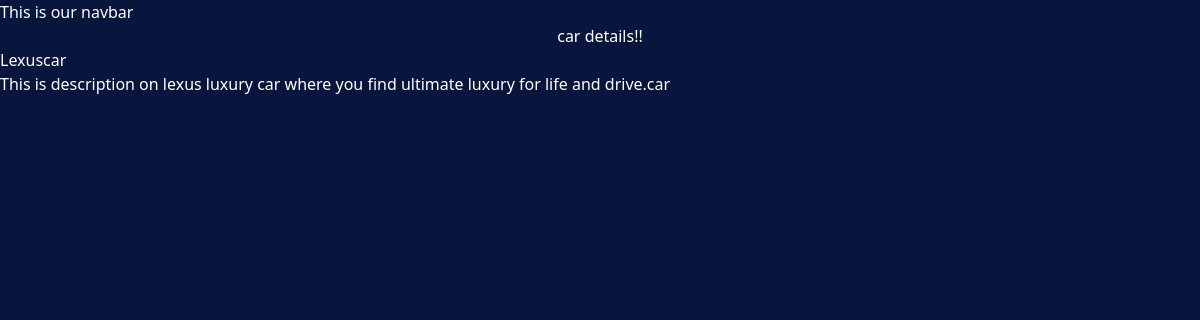
/minor1/2, run on the app's committed database.
### minor1/models.py (models this page shows, shortened)
class CarVariety(models.Model):
    CAR_TYPE_CHOICE = [
        ('HB','Hatch back'),
        ('Lx','luxury'),
        ('Cp','Coupe'),
        ('Ul','Ultra luxury'),
    ]
    name = models.CharField(max_length=100)
    image = models.ImageField(upload_to = 'minor1/')
    date_added = models.DateField(default=timezone.now)
    type = models.CharField(max_length=2,choices=CAR_TYPE_CHOICE,default='Lx')
    description = models.TextField(default='')

### minor1/views.py (the view)
# urls.py: path('<int:car_id>', views.car_details,name="car_detail"),
def car_details(request,car_id):
    cars = get_object_or_404(CarVariety,pk=car_id)
    return render(request,'app/car_details.html',{'cars':cars})

### minor1/templates/app/car_details.html (shortened to what this page needs)
{% extends "layout.html" %}
{% block content %}
<h1>car details!!</h1>
<h3>{{cars.name}}car</h3>
<h3>{{cars.description}}car</h3>
{% endblock %}

### static/style.css (style rules this page uses)
body { background-color: #08153d; color: #ffffff; }
h1 { text-align: center; font-size: 2em; }

### data on the page
CarVariety: name "Lexus", description "This is description on lexus luxury car where you find ultimate luxury for life and drive."
